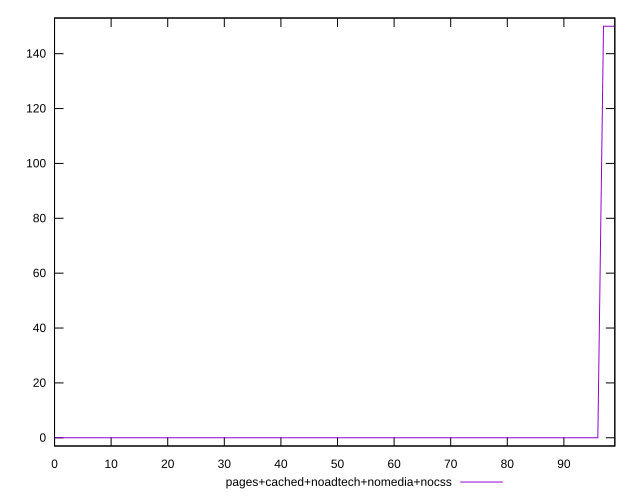

Generate this figure with gnuplot:
reset

$pagesCachedNoadtechNomediaNocss <<EOF
0 0
1 0
2 0
3 0
4 0
5 0
6 0
7 0
8 0
9 0
10 0
11 0
12 0
13 0
14 0
15 0
16 0
17 0
18 0
19 0
20 0
21 0
22 0
23 0
24 0
25 0
26 0
27 0
28 0
29 0
30 0
31 0
32 0
33 0
34 0
35 0
36 0
37 0
38 0
39 0
40 0
41 0
42 0
43 0
44 0
45 0
46 0
47 0
48 0
49 0
50 0
51 0
52 0
53 0
54 0
55 0
56 0
57 0
58 0
59 0
60 0
61 0
62 0
63 0
64 0
65 0
66 0
67 0
68 0
69 0
70 0
71 0
72 0
73 0
74 0
75 0
76 0
77 0
78 0
79 0
80 0
81 0
82 0
83 0
84 0
85 0
86 0
87 0
88 0
89 0
90 0
91 0
92 0
93 0
94 0
95 0
96 0
97 150
98 150
99 150
EOF

set key outside below
set xrange [0:99]
set yrange [-3:153]
set trange [-3:153]
set terminal svg size 640, 500 enhanced background rgb 'white'
set output "report_00018_2021-02-10T15-25-16.877Z/uses-http2/comparison/sorted/4_vs_5.svg"

plot $pagesCachedNoadtechNomediaNocss title "pages+cached+noadtech+nomedia+nocss" with line

reset
